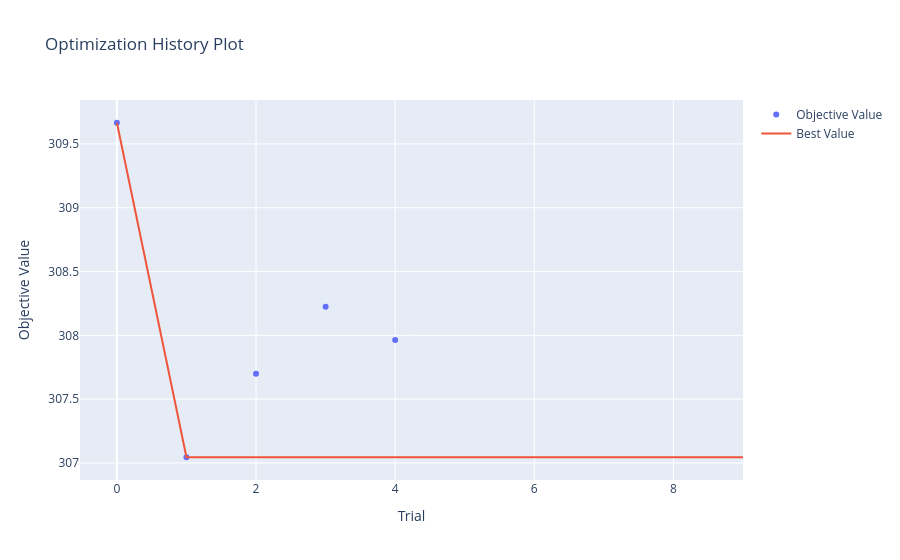
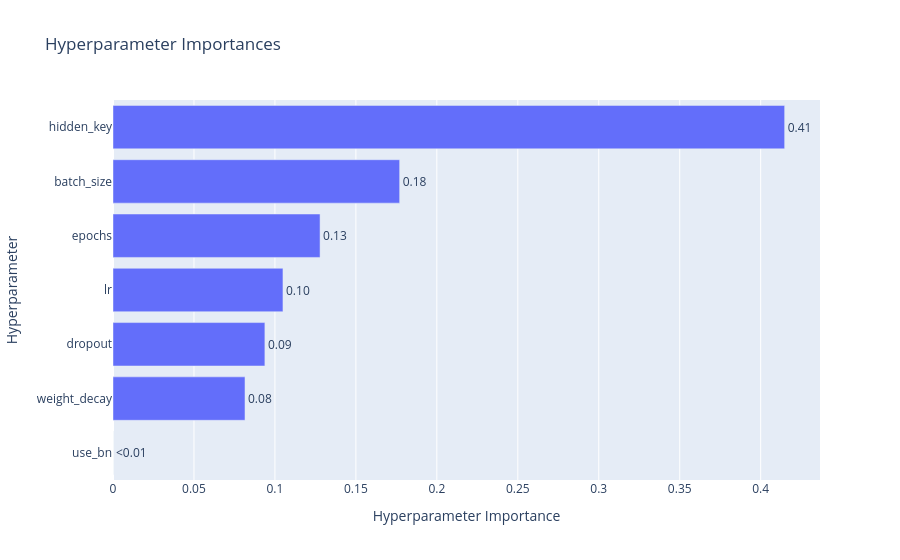

The notebook cell saved with these charts, in order:
### Code cell
study = results[0]["study"]

vis.plot_optimization_history(study).show()
vis.plot_param_importances(study).show()

### Figure 1 — Plotly figure (JSON) as saved in the notebook; plotly's stock layout.template omitted (floating-point values rounded to 4 significant figures)
{"data": [{"mode": "markers", "name": "Objective Value", "x": [0, 1, 2, 3, 4], "y": [309.7, 307.0, 307.7, 308.2, 308.0], "type": "scatter"}, {"mode": "lines", "name": "Best Value", "x": [0, 1, 2, 3, 4, 5, 6, 7, 8, 9], "y": [309.7, 307.0, 307.0, 307.0, 307.0, 307.0, 307.0, 307.0, 307.0, 307.0], "type": "scatter"}, {"marker": {"color": "#cccccc"}, "mode": "markers", "name": "Infeasible Trial", "showlegend": false, "x": [], "y": [], "type": "scatter"}], "layout": {"title": {"text": "Optimization History Plot"}, "xaxis": {"title": {"text": "Trial"}}, "yaxis": {"title": {"text": "Objective Value"}}}}

### Figure 2 — Plotly figure (JSON) as saved in the notebook; plotly's stock layout.template omitted (floating-point values rounded to 4 significant figures)
{"data": [{"cliponaxis": false, "hovertemplate": ["use_bn (CategoricalDistribution): 0.0<extra></extra>", "weight_decay (FloatDistribution): 0.0815148074384301<extra></extra>", "dropout (FloatDistribution): 0.09380647765149858<extra></extra>", "lr (FloatDistribution): 0.10496411729863854<extra></extra>", "epochs (IntDistribution): 0.12787918539105383<extra></extra>", "batch_size (CategoricalDistribution): 0.17703315144851448<extra></extra>", "hidden_key (CategoricalDistribution): 0.4148022607718644<extra></extra>"], "name": "Objective Value", "orientation": "h", "text": ["<0.01", "0.08", "0.09", "0.10", "0.13", "0.18", "0.41"], "textposition": "outside", "x": [0.0, 0.08151, 0.09381, 0.105, 0.1279, 0.177, 0.4148], "y": ["use_bn", "weight_decay", "dropout", "lr", "epochs", "batch_size", "hidden_key"], "type": "bar"}], "layout": {"title": {"text": "Hyperparameter Importances"}, "xaxis": {"title": {"text": "Hyperparameter Importance"}}, "yaxis": {"title": {"text": "Hyperparameter"}}}}
